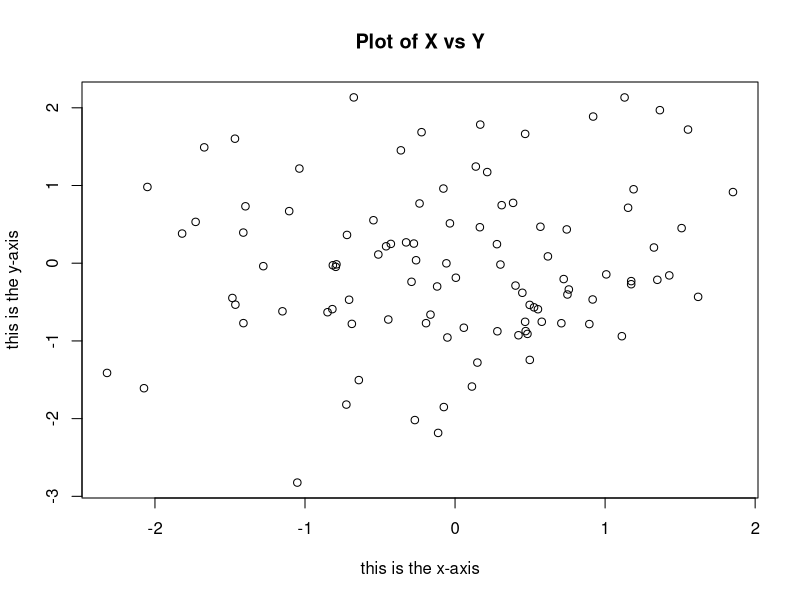
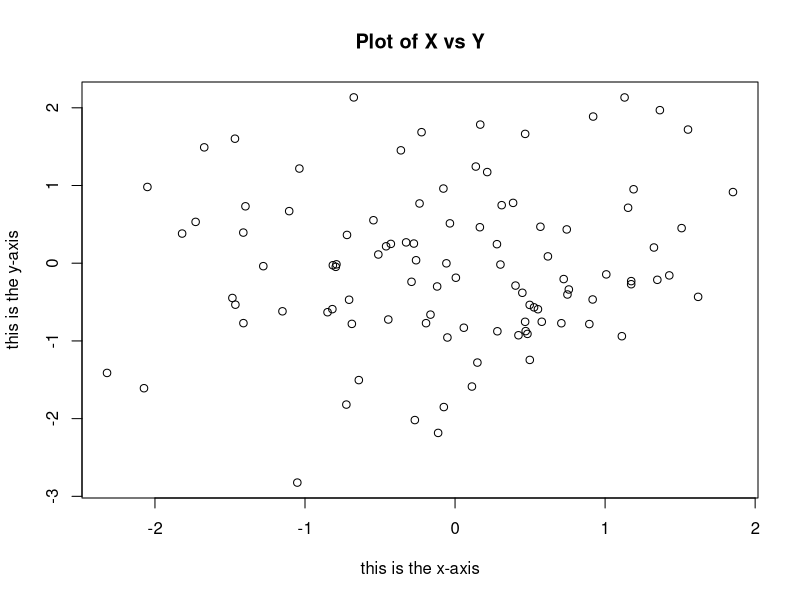

Recreate these plots in R, in order.
## ---- chunk 1
knitr::opts_chunk$set(echo = TRUE)
## ---- chunk 2
set.seed(101)
x = rnorm(100)
y = rnorm(100)
plot(x,y,xlab = "this is the x-axis", ylab = "this is the y-axis", main ="Plot of X vs Y")
## ---- chunk 3
set.seed(101)
x = rnorm(100)
y = rnorm(100)
plot(x,y,xlab = "this is the x-axis", ylab = "this is the y-axis", main ="Plot of X vs Y")
